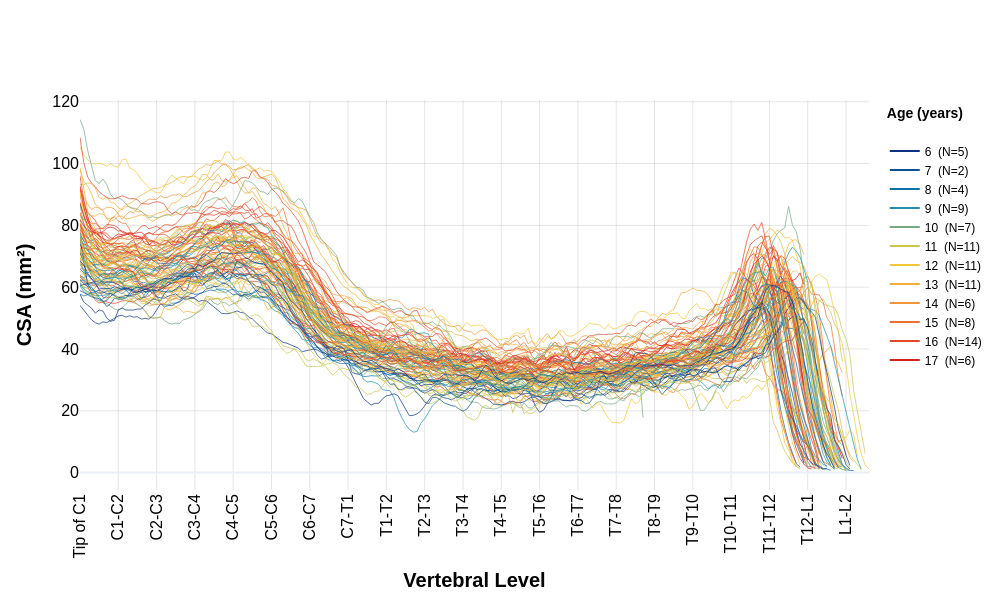
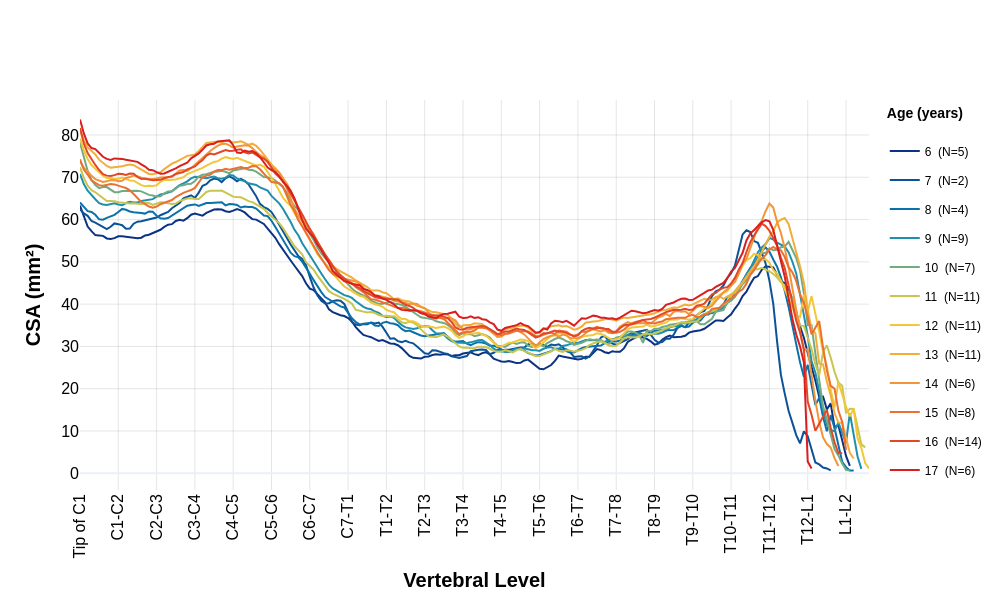

Write notebook code for charts like these, in order.
### Markdown cell above
##### 3.1.1 All participants

### Code cell
plot_morphometrics(interpolated_morphometrics_df, 'CSA','CSA (mm²)')
plot_average_morphometrics(interpolated_morphometrics_df, 'CSA','CSA (mm²)')

### Figure 1 — Plotly figure (JSON) as saved in the notebook; plotly's stock layout.template omitted (floating-point values rounded to 4 significant figures; data arrays with more than 128 entries replaced by an {"elided": "..."} marker saying what was removed)
{"data": [{"legendgroup": "17", "line": {"color": "rgb(217, 30, 30)", "width": 1}, "mode": "lines", "name": "17", "opacity": 0.7, "showlegend": false, "type": "scatter", "x": {"elided": "191 float values"}, "y": {"elided": "191 float values"}}, {"legendgroup": "15", "line": {"color": "rgb(235, 112, 49)", "width": 1}, "mode": "lines", "name": "15", "opacity": 0.7, "showlegend": false, "type": "scatter", "x": {"elided": "200 float values"}, "y": {"elided": "200 float values"}}, {"legendgroup": "15", "line": {"color": "rgb(235, 112, 49)", "width": 1}, "mode": "lines", "name": "15", "opacity": 0.7, "showlegend": false, "type": "scatter", "x": {"elided": "197 float values"}, "y": {"elided": "197 float values"}}, {"legendgroup": "16", "line": {"color": "rgb(226, 71, 39)", "width": 1}, "mode": "lines", "name": "16", "opacity": 0.7, "showlegend": false, "type": "scatter", "x": {"elided": "193 float values"}, "y": {"elided": "193 float values"}}, {"legendgroup": "13", "line": {"color": "rgb(242, 174, 56)", "width": 1}, "mode": "lines", "name": "13", "opacity": 0.7, "showlegend": false, "type": "scatter", "x": {"elided": "200 float values"}, "y": {"elided": "200 float values"}}, {"legendgroup": "14", "line": {"color": "rgb(242, 149, 56)", "width": 1}, "mode": "lines", "name": "14", "opacity": 0.7, "showlegend": false, "type": "scatter", "x": {"elided": "195 float values"}, "y": {"elided": "195 float values"}}, {"legendgroup": "14", "line": {"color": "rgb(242, 149, 56)", "width": 1}, "mode": "lines", "name": "14", "opacity": 0.7, "showlegend": false, "type": "scatter", "x": {"elided": "199 float values"}, "y": {"elided": "199 float values"}}, {"legendgroup": "17", "line": {"color": "rgb(217, 30, 30)", "width": 1}, "mode": "lines", "name": "17", "opacity": 0.7, "showlegend": false, "type": "scatter", "x": {"elided": "190 float values"}, "y": {"elided": "190 float values"}}, {"legendgroup": "14", "line": {"color": "rgb(242, 149, 56)", "width": 1}, "mode": "lines", "name": "14", "opacity": 0.7, "showlegend": false, "type": "scatter", "x": {"elided": "190 float values"}, "y": {"elided": "190 float values"}}, {"legendgroup": "14", "line": {"color": "rgb(242, 149, 56)", "width": 1}, "mode": "lines", "name": "14", "opacity": 0.7, "showlegend": false, "type": "scatter", "x": {"elided": "199 float values"}, "y": {"elided": "199 float values"}}, {"legendgroup": "13", "line": {"color": "rgb(242, 174, 56)", "width": 1}, "mode": "lines", "name": "13", "opacity": 0.7, "showlegend": false, "type": "scatter", "x": {"elided": "190 float values"}, "y": {"elided": "190 float values"}}, {"legendgroup": "15", "line": {"color": "rgb(235, 112, 49)", "width": 1}, "mode": "lines", "name": "15", "opacity": 0.7, "showlegend": false, "type": "scatter", "x": {"elided": "190 float values"}, "y": {"elided": "190 float values"}}, {"legendgroup": "12", "line": {"color": "rgb(242, 199, 56)", "width": 1}, "mode": "lines", "name": "12", "opacity": 0.7, "showlegend": false, "type": "scatter", "x": {"elided": "190 float values"}, "y": {"elided": "190 float values"}}, {"legendgroup": "9", "line": {"color": "rgb(31, 143, 174)", "width": 1}, "mode": "lines", "name": "9", "opacity": 0.7, "showlegend": false, "type": "scatter", "x": {"elided": "197 float values"}, "y": {"elided": "197 float values"}}, {"legendgroup": "16", "line": {"color": "rgb(226, 71, 39)", "width": 1}, "mode": "lines", "name": "16", "opacity": 0.7, "showlegend": false, "type": "scatter", "x": {"elided": "190 float values"}, "y": {"elided": "190 float values"}}, {"legendgroup": "17", "line": {"color": "rgb(217, 30, 30)", "width": 1}, "mode": "lines", "name": "17", "opacity": 0.7, "showlegend": false, "type": "scatter", "x": {"elided": "190 float values"}, "y": {"elided": "190 float values"}}, {"legendgroup": "12", "line": {"color": "rgb(242, 199, 56)", "width": 1}, "mode": "lines", "name": "12", "opacity": 0.7, "showlegend": false, "type": "scatter", "x": {"elided": "190 float values"}, "y": {"elided": "190 float values"}}, {"legendgroup": "16", "line": {"color": "rgb(226, 71, 39)", "width": 1}, "mode": "lines", "name": "16", "opacity": 0.7, "showlegend": false, "type": "scatter", "x": {"elided": "190 float values"}, "y": {"elided": "190 float values"}}, {"legendgroup": "10", "line": {"color": "rgb(115, 170, 127)", "width": 1}, "mode": "lines", "name": "10", "opacity": 0.7, "showlegend": false, "type": "scatter", "x": {"elided": "200 float values"}, "y": {"elided": "200 float values"}}, {"legendgroup": "11", "line": {"color": "rgb(200, 197, 80)", "width": 1}, "mode": "lines", "name": "11", "opacity": 0.7, "showlegend": false, "type": "scatter", "x": {"elided": "195 float values"}, "y": {"elided": "195 float values"}}, {"legendgroup": "13", "line": {"color": "rgb(242, 174, 56)", "width": 1}, "mode": "lines", "name": "13", "opacity": 0.7, "showlegend": false, "type": "scatter", "x": {"elided": "190 float values"}, "y": {"elided": "190 float values"}}, {"legendgroup": "11", "line": {"color": "rgb(200, 197, 80)", "width": 1}, "mode": "lines", "name": "11", "opacity": 0.7, "showlegend": false, "type": "scatter", "x": {"elided": "202 float values"}, "y": {"elided": "202 float values"}}, {"legendgroup": "10", "line": {"color": "rgb(115, 170, 127)", "width": 1}, "mode": "lines", "name": "10", "opacity": 0.7, "showlegend": false, "type": "scatter", "x": {"elided": "202 float values"}, "y": {"elided": "202 float values"}}, {"legendgroup": "16", "line": {"color": "rgb(226, 71, 39)", "width": 1}, "mode": "lines", "name": "16", "opacity": 0.7, "showlegend": false, "type": "scatter", "x": {"elided": "190 float values"}, "y": {"elided": "190 float values"}}, {"legendgroup": "15", "line": {"color": "rgb(235, 112, 49)", "width": 1}, "mode": "lines", "name": "15", "opacity": 0.7, "showlegend": false, "type": "scatter", "x": {"elided": "200 float values"}, "y": {"elided": "200 float values"}}, {"legendgroup": "17", "line": {"color": "rgb(217, 30, 30)", "width": 1}, "mode": "lines", "name": "17", "opacity": 0.7, "showlegend": false, "type": "scatter", "x": {"elided": "190 float values"}, "y": {"elided": "190 float values"}}, {"legendgroup": "14", "line": {"color": "rgb(242, 149, 56)", "width": 1}, "mode": "lines", "name": "14", "opacity": 0.7, "showlegend": false, "type": "scatter", "x": {"elided": "190 float values"}, "y": {"elided": "190 float values"}}, {"legendgroup": "11", "line": {"color": "rgb(200, 197, 80)", "width": 1}, "mode": "lines", "name": "11", "opacity": 0.7, "showlegend": false, "type": "scatter", "x": {"elided": "199 float values"}, "y": {"elided": "199 float values"}}, {"legendgroup": "10", "line": {"color": "rgb(115, 170, 127)", "width": 1}, "mode": "lines", "name": "10", "opacity": 0.7, "showlegend": false, "type": "scatter", "x": {"elided": "198 float values"}, "y": {"elided": "198 float values"}}, {"legendgroup": "7", "line": {"color": "rgb(11, 82, 151)", "width": 1}, "mode": "lines", "name": "7", "opacity": 0.7, "showlegend": false, "type": "scatter", "x": {"elided": "189 float values"}, "y": {"elided": "189 float values"}}, {"legendgroup": "15", "line": {"color": "rgb(235, 112, 49)", "width": 1}, "mode": "lines", "name": "15", "opacity": 0.7, "showlegend": false, "type": "scatter", "x": {"elided": "192 float values"}, "y": {"elided": "192 float values"}}, {"legendgroup": "12", "line": {"color": "rgb(242, 199, 56)", "width": 1}, "mode": "lines", "name": "12", "opacity": 0.7, "showlegend": false, "type": "scatter", "x": {"elided": "189 float values"}, "y": {"elided": "189 float values"}}, {"legendgroup": "10", "line": {"color": "rgb(115, 170, 127)", "width": 1}, "mode": "lines", "name": "10", "opacity": 0.7, "showlegend": false, "type": "scatter", "x": {"elided": "148 float values"}, "y": {"elided": "148 float values"}}, {"legendgroup": "11", "line": {"color": "rgb(200, 197, 80)", "width": 1}, "mode": "lines", "name": "11", "opacity": 0.7, "showlegend": false, "type": "scatter", "x": {"elided": "206 float values"}, "y": {"elided": "206 float values"}}, {"legendgroup": "13", "line": {"color": "rgb(242, 174, 56)", "width": 1}, "mode": "lines", "name": "13", "opacity": 0.7, "showlegend": false, "type": "scatter", "x": {"elided": "194 float values"}, "y": {"elided": "194 float values"}}, {"legendgroup": "15", "line": {"color": "rgb(235, 112, 49)", "width": 1}, "mode": "lines", "name": "15", "opacity": 0.7, "showlegend": false, "type": "scatter", "x": {"elided": "201 float values"}, "y": {"elided": "201 float values"}}, {"legendgroup": "16", "line": {"color": "rgb(226, 71, 39)", "width": 1}, "mode": "lines", "name": "16", "opacity": 0.7, "showlegend": false, "type": "scatter", "x": {"elided": "194 float values"}, "y": {"elided": "194 float values"}}, {"legendgroup": "15", "line": {"color": "rgb(235, 112, 49)", "width": 1}, "mode": "lines", "name": "15", "opacity": 0.7, "showlegend": false, "type": "scatter", "x": {"elided": "200 float values"}, "y": {"elided": "200 float values"}}, {"legendgroup": "16", "line": {"color": "rgb(226, 71, 39)", "width": 1}, "mode": "lines", "name": "16", "opacity": 0.7, "showlegend": false, "type": "scatter", "x": {"elided": "188 float values"}, "y": {"elided": "188 float values"}}, {"legendgroup": "16", "line": {"color": "rgb(226, 71, 39)", "width": 1}, "mode": "lines", "name": "16", "opacity": 0.7, "showlegend": false, "type": "scatter", "x": {"elided": "195 float values"}, "y": {"elided": "195 float values"}}, {"legendgroup": "16", "line": {"color": "rgb(226, 71, 39)", "width": 1}, "mode": "lines", "name": "16", "opacity": 0.7, "showlegend": false, "type": "scatter", "x": {"elided": "194 float values"}, "y": {"elided": "194 float values"}}, {"legendgroup": "10", "line": {"color": "rgb(115, 170, 127)", "width": 1}, "mode": "lines", "name": "10", "opacity": 0.7, "showlegend": false, "type": "scatter", "x": [1.0, 1.1, 1.2, 1.3, 1.4, 1.5, 1.6, 1.7, 1.8, 1.9, 2.0, 2.1, 2.2, 2.3, 2.4, 2.5, 2.6, 2.7, 2.8, 2.9, 3.0, 3.1, 3.2, 3.3, 3.4, 3.5, 3.6, 3.7, 3.8, 3.9, 4.0, 4.1, 4.2, 4.3, 4.4, 4.5, 4.6, 4.7, 4.8, 4.9, 5.0, 5.1, 5.2, 5.3, 5.4, 5.5, 5.6, 5.7, 5.8, 5.9, 6.0, 6.1, 6.2, 6.3, 6.4, 6.5, 6.6, 6.7, 6.8, 6.9, 7.0, 7.1, 7.2, 7.3, 7.4, 7.5, 7.6, 7.7, 7.8, 7.9, 8.0, 8.1, 8.2, 8.3, 8.4, 8.5, 8.6, 8.7, 8.8, 8.9, 9.0, 9.1, 9.2, 9.3, 9.4, 9.5, 9.6, 9.7, 9.8, 9.9, 10.0, 10.1, 10.2, 10.3, 10.4, 10.5, 10.6, 10.7, 10.8, 10.9, 11.0, 11.1, 11.2, 11.3, 11.4, 11.5, 11.6, 11.7, 11.8, 11.9, 12.0, 12.1, 12.2, 12.3, 12.4, 12.5, 12.6, 12.7, 12.8, 12.9, 13.0], "y": [86.55, 80.15, 76.3, 73.7, 72.45, 71.55, 71.52, 71.31, 70.79, 70.11, 70.25, 70.71, 70.05, 68.98, 69.56, 70.2, 69.91, 69.67, 70.32, 69.81, 68.74, 68.5, 69.44, 70.1, 70.72, 70.32, 69.92, 70.53, 70.7, 71.03, 72.16, 73.17, 73.58, 73.88, 74.38, 75.88, 76.64, 76.58, 75.53, 74.92, 76.31, 76.84, 76.1, 75.14, 75.83, 76.3, 76.14, 75.32, 75.71, 76.56, 75.47, 74.56, 73.07, 71.86, 70.84, 68.74, 67.78, 66.61, 64.61, 61.71, 59.72, 57.67, 55.47, 54.38, 51.89, 49.64, 46.9, 46.02, 45.26, 44.35, 43.38, 42.07, 41.52, 40.51, 40.3, 40.24, 39.42, 40.88, 42.15, 45.25, 47.54, 48.89, 47.87, 46.69, 45.86, 44.97, 42.63, 40.33, 40.0, 38.08, 37.6, 37.5, 37.31, 36.95, 36.51, 35.84, 36.54, 35.7, 33.85, 33.13, 33.21, 34.91, 35.85, 36.1, 36.87, 38.46, 38.36, 36.68, 35.19, 33.58, 32.27, 31.39, 31.46, 30.93, 31.54, 32.51, 33.09, 31.59, 31.17, 30.08, 28.86]}, {"legendgroup": "12", "line": {"color": "rgb(242, 199, 56)", "width": 1}, "mode": "lines", "name": "12", "opacity": 0.7, "showlegend": false, "type": "scatter", "x": {"elided": "191 float values"}, "y": {"elided": "191 float values"}}, {"legendgroup": "12", "line": {"color": "rgb(242, 199, 56)", "width": 1}, "mode": "lines", "name": "12", "opacity": 0.7, "showlegend": false, "type": "scatter", "x": {"elided": "188 float values"}, "y": {"elided": "188 float values"}}, {"legendgroup": "13", "line": {"color": "rgb(242, 174, 56)", "width": 1}, "mode": "lines", "name": "13", "opacity": 0.7, "showlegend": false, "type": "scatter", "x": {"elided": "200 float values"}, "y": {"elided": "200 float values"}}, {"legendgroup": "12", "line": {"color": "rgb(242, 199, 56)", "width": 1}, "mode": "lines", "name": "12", "opacity": 0.7, "showlegend": false, "type": "scatter", "x": {"elided": "202 float values"}, "y": {"elided": "202 float values"}}, {"legendgroup": "9", "line": {"color": "rgb(31, 143, 174)", "width": 1}, "mode": "lines", "name": "9", "opacity": 0.7, "showlegend": false, "type": "scatter", "x": {"elided": "201 float values"}, "y": {"elided": "201 float values"}}, {"legendgroup": "6", "line": {"color": "rgb(12, 51, 131)", "width": 1}, "mode": "lines", "name": "6", "opacity": 0.7, "showlegend": false, "type": "scatter", "x": {"elided": "202 float values"}, "y": {"elided": "202 float values"}}, {"legendgroup": "9", "line": {"color": "rgb(31, 143, 174)", "width": 1}, "mode": "lines", "name": "9", "opacity": 0.7, "showlegend": false, "type": "scatter", "x": {"elided": "197 float values"}, "y": {"elided": "197 float values"}}, {"legendgroup": "14", "line": {"color": "rgb(242, 149, 56)", "width": 1}, "mode": "lines", "name": "14", "opacity": 0.7, "showlegend": false, "type": "scatter", "x": {"elided": "196 float values"}, "y": {"elided": "196 float values"}}, {"legendgroup": "12", "line": {"color": "rgb(242, 199, 56)", "width": 1}, "mode": "lines", "name": "12", "opacity": 0.7, "showlegend": false, "type": "scatter", "x": {"elided": "198 float values"}, "y": {"elided": "198 float values"}}, {"legendgroup": "13", "line": {"color": "rgb(242, 174, 56)", "width": 1}, "mode": "lines", "name": "13", "opacity": 0.7, "showlegend": false, "type": "scatter", "x": {"elided": "203 float values"}, "y": {"elided": "203 float values"}}, {"legendgroup": "9", "line": {"color": "rgb(31, 143, 174)", "width": 1}, "mode": "lines", "name": "9", "opacity": 0.7, "showlegend": false, "type": "scatter", "x": {"elided": "198 float values"}, "y": {"elided": "198 float values"}}, {"legendgroup": "6", "line": {"color": "rgb(12, 51, 131)", "width": 1}, "mode": "lines", "name": "6", "opacity": 0.7, "showlegend": false, "type": "scatter", "x": {"elided": "196 float values"}, "y": {"elided": "196 float values"}}, {"legendgroup": "17", "line": {"color": "rgb(217, 30, 30)", "width": 1}, "mode": "lines", "name": "17", "opacity": 0.7, "showlegend": false, "type": "scatter", "x": {"elided": "192 float values"}, "y": {"elided": "192 float values"}}, {"legendgroup": "13", "line": {"color": "rgb(242, 174, 56)", "width": 1}, "mode": "lines", "name": "13", "opacity": 0.7, "showlegend": false, "type": "scatter", "x": {"elided": "190 float values"}, "y": {"elided": "190 float values"}}, {"legendgroup": "16", "line": {"color": "rgb(226, 71, 39)", "width": 1}, "mode": "lines", "name": "16", "opacity": 0.7, "showlegend": false, "type": "scatter", "x": {"elided": "199 float values"}, "y": {"elided": "199 float values"}}, {"legendgroup": "12", "line": {"color": "rgb(242, 199, 56)", "width": 1}, "mode": "lines", "name": "12", "opacity": 0.7, "showlegend": false, "type": "scatter", "x": {"elided": "189 float values"}, "y": {"elided": "189 float values"}}, {"legendgroup": "12", "line": {"color": "rgb(242, 199, 56)", "width": 1}, "mode": "lines", "name": "12", "opacity": 0.7, "showlegend": false, "type": "scatter", "x": {"elided": "207 float values"}, "y": {"elided": "207 float values"}}, {"legendgroup": "9", "line": {"color": "rgb(31, 143, 174)", "width": 1}, "mode": "lines", "name": "9", "opacity": 0.7, "showlegend": false, "type": "scatter", "x": {"elided": "205 float values"}, "y": {"elided": "205 float values"}}, {"legendgroup": "17", "line": {"color": "rgb(217, 30, 30)", "width": 1}, "mode": "lines", "name": "17", "opacity": 0.7, "showlegend": false, "type": "scatter", "x": {"elided": "190 float values"}, "y": {"elided": "190 float values"}}, {"legendgroup": "11", "line": {"color": "rgb(200, 197, 80)", "width": 1}, "mode": "lines", "name": "11", "opacity": 0.7, "showlegend": false, "type": "scatter", "x": {"elided": "189 float values"}, "y": {"elided": "189 float values"}}, {"legendgroup": "9", "line": {"color": "rgb(31, 143, 174)", "width": 1}, "mode": "lines", "name": "9", "opacity": 0.7, "showlegend": false, "type": "scatter", "x": {"elided": "201 float values"}, "y": {"elided": "201 float values"}}, {"legendgroup": "9", "line": {"color": "rgb(31, 143, 174)", "width": 1}, "mode": "lines", "name": "9", "opacity": 0.7, "showlegend": false, "type": "scatter", "x": {"elided": "198 float values"}, "y": {"elided": "198 float values"}}, {"legendgroup": "8", "line": {"color": "rgb(11, 113, 171)", "width": 1}, "mode": "lines", "name": "8", "opacity": 0.7, "showlegend": false, "type": "scatter", "x": {"elided": "203 float values"}, "y": {"elided": "203 float values"}}, {"legendgroup": "8", "line": {"color": "rgb(11, 113, 171)", "width": 1}, "mode": "lines", "name": "8", "opacity": 0.7, "showlegend": false, "type": "scatter", "x": {"elided": "196 float values"}, "y": {"elided": "196 float values"}}, {"legendgroup": "8", "line": {"color": "rgb(11, 113, 171)", "width": 1}, "mode": "lines", "name": "8", "opacity": 0.7, "showlegend": false, "type": "scatter", "x": {"elided": "190 float values"}, "y": {"elided": "190 float values"}}, {"legendgroup": "16", "line": {"color": "rgb(226, 71, 39)", "width": 1}, "mode": "lines", "name": "16", "opacity": 0.7, "showlegend": false, "type": "scatter", "x": {"elided": "200 float values"}, "y": {"elided": "200 float values"}}, {"legendgroup": "11", "line": {"color": "rgb(200, 197, 80)", "width": 1}, "mode": "lines", "name": "11", "opacity": 0.7, "showlegend": false, "type": "scatter", "x": {"elided": "205 float values"}, "y": {"elided": "205 float values"}}, {"legendgroup": "6", "line": {"color": "rgb(12, 51, 131)", "width": 1}, "mode": "lines", "name": "6", "opacity": 0.7, "showlegend": false, "type": "scatter", "x": {"elided": "202 float values"}, "y": {"elided": "202 float values"}}, {"legendgroup": "11", "line": {"color": "rgb(200, 197, 80)", "width": 1}, "mode": "lines", "name": "11", "opacity": 0.7, "showlegend": false, "type": "scatter", "x": {"elided": "194 float values"}, "y": {"elided": "194 float values"}}, {"legendgroup": "13", "line": {"color": "rgb(242, 174, 56)", "width": 1}, "mode": "lines", "name": "13", "opacity": 0.7, "showlegend": false, "type": "scatter", "x": {"elided": "199 float values"}, "y": {"elided": "199 float values"}}, {"legendgroup": "6", "line": {"color": "rgb(12, 51, 131)", "width": 1}, "mode": "lines", "name": "6", "opacity": 0.7, "showlegend": false, "type": "scatter", "x": {"elided": "194 float values"}, "y": {"elided": "194 float values"}}, {"legendgroup": "12", "line": {"color": "rgb(242, 199, 56)", "width": 1}, "mode": "lines", "name": "12", "opacity": 0.7, "showlegend": false, "type": "scatter", "x": {"elided": "204 float values"}, "y": {"elided": "204 float values"}}, {"legendgroup": "16", "line": {"color": "rgb(226, 71, 39)", "width": 1}, "mode": "lines", "name": "16", "opacity": 0.7, "showlegend": false, "type": "scatter", "x": {"elided": "193 float values"}, "y": {"elided": "193 float values"}}, {"legendgroup": "15", "line": {"color": "rgb(235, 112, 49)", "width": 1}, "mode": "lines", "name": "15", "opacity": 0.7, "showlegend": false, "type": "scatter", "x": {"elided": "193 float values"}, "y": {"elided": "193 float values"}}, {"legendgroup": "13", "line": {"color": "rgb(242, 174, 56)", "width": 1}, "mode": "lines", "name": "13", "opacity": 0.7, "showlegend": false, "type": "scatter", "x": {"elided": "192 float values"}, "y": {"elided": "192 float values"}}, {"legendgroup": "9", "line": {"color": "rgb(31, 143, 174)", "width": 1}, "mode": "lines", "name": "9", "opacity": 0.7, "showlegend": false, "type": "scatter", "x": {"elided": "192 float values"}, "y": {"elided": "192 float values"}}, {"legendgroup": "9", "line": {"color": "rgb(31, 143, 174)", "width": 1}, "mode": "lines", "name": "9", "opacity": 0.7, "showlegend": false, "type": "scatter", "x": {"elided": "196 float values"}, "y": {"elided": "196 float values"}}, {"legendgroup": "11", "line": {"color": "rgb(200, 197, 80)", "width": 1}, "mode": "lines", "name": "11", "opacity": 0.7, "showlegend": false, "type": "scatter", "x": {"elided": "194 float values"}, "y": {"elided": "194 float values"}}, {"legendgroup": "16", "line": {"color": "rgb(226, 71, 39)", "width": 1}, "mode": "lines", "name": "16", "opacity": 0.7, "showlegend": false, "type": "scatter", "x": {"elided": "193 float values"}, "y": {"elided": "193 float values"}}, {"legendgroup": "8", "line": {"color": "rgb(11, 113, 171)", "width": 1}, "mode": "lines", "name": "8", "opacity": 0.7, "showlegend": false, "type": "scatter", "x": {"elided": "193 float values"}, "y": {"elided": "193 float values"}}, {"legendgroup": "10", "line": {"color": "rgb(115, 170, 127)", "width": 1}, "mode": "lines", "name": "10", "opacity": 0.7, "showlegend": false, "type": "scatter", "x": {"elided": "200 float values"}, "y": {"elided": "200 float values"}}, {"legendgroup": "11", "line": {"color": "rgb(200, 197, 80)", "width": 1}, "mode": "lines", "name": "11", "opacity": 0.7, "showlegend": false, "type": "scatter", "x": {"elided": "200 float values"}, "y": {"elided": "200 float values"}}, {"legendgroup": "7", "line": {"color": "rgb(11, 82, 151)", "width": 1}, "mode": "lines", "name": "7", "opacity": 0.7, "showlegend": false, "type": "scatter", "x": {"elided": "197 float values"}, "y": {"elided": "197 float values"}}, {"legendgroup": "10", "line": {"color": "rgb(115, 170, 127)", "width": 1}, "mode": "lines", "name": "10", "opacity": 0.7, "showlegend": false, "type": "scatter", "x": {"elided": "191 float values"}, "y": {"elided": "191 float values"}}, {"legendgroup": "11", "line": {"color": "rgb(200, 197, 80)", "width": 1}, "mode": "lines", "name": "11", "opacity": 0.7, "showlegend": false, "type": "scatter", "x": {"elided": "201 float values"}, "y": {"elided": "201 float values"}}, {"legendgroup": "12", "line": {"color": "rgb(242, 199, 56)", "width": 1}, "mode": "lines", "name": "12", "opacity": 0.7, "showlegend": false, "type": "scatter", "x": {"elided": "198 float values"}, "y": {"elided": "198 float values"}}, {"legendgroup": "11", "line": {"color": "rgb(200, 197, 80)", "width": 1}, "mode": "lines", "name": "11", "opacity": 0.7, "showlegend": false, "type": "scatter", "x": {"elided": "194 float values"}, "y": {"elided": "194 float values"}}, {"legendgroup": "16", "line": {"color": "rgb(226, 71, 39)", "width": 1}, "mode": "lines", "name": "16", "opacity": 0.7, "showlegend": false, "type": "scatter", "x": {"elided": "193 float values"}, "y": {"elided": "193 float values"}}, {"legendgroup": "16", "line": {"color": "rgb(226, 71, 39)", "width": 1}, "mode": "lines", "name": "16", "opacity": 0.7, "showlegend": false, "type": "scatter", "x": {"elided": "190 float values"}, "y": {"elided": "190 float values"}}, {"legendgroup": "13", "line": {"color": "rgb(242, 174, 56)", "width": 1}, "mode": "lines", "name": "13", "opacity": 0.7, "showlegend": false, "type": "scatter", "x": {"elided": "190 float values"}, "y": {"elided": "190 float values"}}, {"legendgroup": "13", "line": {"color": "rgb(242, 174, 56)", "width": 1}, "mode": "lines", "name": "13", "opacity": 0.7, "showlegend": false, "type": "scatter", "x": {"elided": "200 float values"}, "y": {"elided": "200 float values"}}, {"legendgroup": "6", "line": {"color": "rgb(12, 51, 131)", "width": 1}, "mode": "lines", "name": "6", "opacity": 0.7, "showlegend": false, "type": "scatter", "x": {"elided": "198 float values"}, "y": {"elided": "198 float values"}}, {"line": {"color": "rgb(12, 51, 131)", "width": 2}, "mode": "lines", "name": "6  (N=5)", "showlegend": true, "type": "scatter", "x": [null], "y": [null]}, {"line": {"color": "rgb(11, 82, 151)", "width": 2}, "mode": "lines", "name": "7  (N=2)", "showlegend": true, "type": "scatter", "x": [null], "y": [null]}, {"line": {"color": "rgb(11, 113, 171)", "width": 2}, "mode": "lines", "name": "8  (N=4)", "showlegend": true, "type": "scatter", "x": [null], "y": [null]}, {"line": {"color": "rgb(31, 143, 174)", "width": 2}, "mode": "lines", "name": "9  (N=9)", "showlegend": true, "type": "scatter", "x": [null], "y": [null]}, {"line": {"color": "rgb(115, 170, 127)", "width": 2}, "mode": "lines", "name": "10  (N=7)", "showlegend": true, "type": "scatter", "x": [null], "y": [null]}, {"line": {"color": "rgb(200, 197, 80)", "width": 2}, "mode": "lines", "name": "11  (N=11)", "showlegend": true, "type": "scatter", "x": [null], "y": [null]}, {"line": {"color": "rgb(242, 199, 56)", "width": 2}, "mode": "lines", "name": "12  (N=11)", "showlegend": true, "type": "scatter", "x": [null], "y": [null]}, {"line": {"color": "rgb(242, 174, 56)", "width": 2}, "mode": "lines", "name": "13  (N=11)", "showlegend": true, "type": "scatter", "x": [null], "y": [null]}, {"line": {"color": "rgb(242, 149, 56)", "width": 2}, "mode": "lines", "name": "14  (N=6)", "showlegend": true, "type": "scatter", "x": [null], "y": [null]}, {"line": {"color": "rgb(235, 112, 49)", "width": 2}, "mode": "lines", "name": "15  (N=8)", "showlegend": true, "type": "scatter", "x": [null], "y": [null]}, {"line": {"color": "rgb(226, 71, 39)", "width": 2}, "mode": "lines", "name": "16  (N=14)", "showlegend": true, "type": "scatter", "x": [null], "y": [null]}, {"line": {"color": "rgb(217, 30, 30)", "width": 2}, "mode": "lines", "name": "17  (N=6)", "showlegend": true, "type": "scatter", "x": [null], "y": [null]}], "layout": {"height": 600, "legend": {"font": {"color": "black", "family": "Arial", "size": 12}, "title": {"font": {"color": "black", "family": "Arial", "size": 14, "weight": "bold"}, "text": "Age (years)<br>"}}, "title": {"text": " "}, "width": 1000, "xaxis": {"gridcolor": "rgba(0, 0, 0, 0.1)", "tickangle": -90, "tickcolor": "black", "tickfont": {"color": "black", "family": "Arial", "size": 16}, "tickmode": "array", "ticktext": ["Tip of C1", "C1-C2", "C2-C3", "C3-C4", "C4-C5", "C5-C6", "C6-C7", "C7-T1", "T1-T2", "T2-T3", "T3-T4", "T4-T5", "T5-T6", "T6-T7", "T7-T8", "T8-T9", "T9-T10", "T10-T11", "T11-T12", "T12-L1", "L1-L2"], "tickvals": [1, 2, 3, 4, 5, 6, 7, 8, 9, 10, 11, 12, 13, 14, 15, 16, 17, 18, 19, 20, 21], "title": {"font": {"color": "black", "family": "Arial", "size": 20, "weight": "bold"}, "text": "Vertebral Level"}}, "yaxis": {"gridcolor": "rgba(0, 0, 0, 0.1)", "tickcolor": "black", "tickfont": {"color": "black", "family": "Arial", "size": 16}, "title": {"font": {"color": "black", "family": "Arial", "size": 20, "weight": "bold"}, "text": "CSA (mm²)"}}}}

### Figure 2 — Plotly figure (JSON) as saved in the notebook; plotly's stock layout.template omitted (floating-point values rounded to 4 significant figures; data arrays with more than 128 entries replaced by an {"elided": "..."} marker saying what was removed)
{"data": [{"legendgroup": "Age 6", "line": {"color": "rgb(12, 51, 131)", "width": 2}, "marker": {"size": 6}, "mode": "lines", "name": "6  (N=5)", "type": "scatter", "x": {"elided": "202 float values"}, "y": {"elided": "202 float values"}}, {"legendgroup": "Age 7", "line": {"color": "rgb(11, 82, 151)", "width": 2}, "marker": {"size": 6}, "mode": "lines", "name": "7  (N=2)", "type": "scatter", "x": {"elided": "197 float values"}, "y": {"elided": "197 float values"}}, {"legendgroup": "Age 8", "line": {"color": "rgb(11, 113, 171)", "width": 2}, "marker": {"size": 6}, "mode": "lines", "name": "8  (N=4)", "type": "scatter", "x": {"elided": "203 float values"}, "y": {"elided": "203 float values"}}, {"legendgroup": "Age 9", "line": {"color": "rgb(31, 143, 174)", "width": 2}, "marker": {"size": 6}, "mode": "lines", "name": "9  (N=9)", "type": "scatter", "x": {"elided": "205 float values"}, "y": {"elided": "205 float values"}}, {"legendgroup": "Age 10", "line": {"color": "rgb(115, 170, 127)", "width": 2}, "marker": {"size": 6}, "mode": "lines", "name": "10  (N=7)", "type": "scatter", "x": {"elided": "202 float values"}, "y": {"elided": "202 float values"}}, {"legendgroup": "Age 11", "line": {"color": "rgb(200, 197, 80)", "width": 2}, "marker": {"size": 6}, "mode": "lines", "name": "11  (N=11)", "type": "scatter", "x": {"elided": "206 float values"}, "y": {"elided": "206 float values"}}, {"legendgroup": "Age 12", "line": {"color": "rgb(242, 199, 56)", "width": 2}, "marker": {"size": 6}, "mode": "lines", "name": "12  (N=11)", "type": "scatter", "x": {"elided": "207 float values"}, "y": {"elided": "207 float values"}}, {"legendgroup": "Age 13", "line": {"color": "rgb(242, 174, 56)", "width": 2}, "marker": {"size": 6}, "mode": "lines", "name": "13  (N=11)", "type": "scatter", "x": {"elided": "203 float values"}, "y": {"elided": "203 float values"}}, {"legendgroup": "Age 14", "line": {"color": "rgb(242, 149, 56)", "width": 2}, "marker": {"size": 6}, "mode": "lines", "name": "14  (N=6)", "type": "scatter", "x": {"elided": "199 float values"}, "y": {"elided": "199 float values"}}, {"legendgroup": "Age 15", "line": {"color": "rgb(235, 112, 49)", "width": 2}, "marker": {"size": 6}, "mode": "lines", "name": "15  (N=8)", "type": "scatter", "x": {"elided": "201 float values"}, "y": {"elided": "201 float values"}}, {"legendgroup": "Age 16", "line": {"color": "rgb(226, 71, 39)", "width": 2}, "marker": {"size": 6}, "mode": "lines", "name": "16  (N=14)", "type": "scatter", "x": {"elided": "200 float values"}, "y": {"elided": "200 float values"}}, {"legendgroup": "Age 17", "line": {"color": "rgb(217, 30, 30)", "width": 2}, "marker": {"size": 6}, "mode": "lines", "name": "17  (N=6)", "type": "scatter", "x": {"elided": "192 float values"}, "y": {"elided": "192 float values"}}], "layout": {"height": 600, "legend": {"font": {"color": "black", "family": "Arial", "size": 12}, "title": {"font": {"color": "black", "family": "Arial", "size": 14, "weight": "bold"}, "text": "Age (years)<br>"}}, "title": {"text": " "}, "width": 1000, "xaxis": {"gridcolor": "rgba(0, 0, 0, 0.1)", "tickangle": -90, "tickcolor": "black", "tickfont": {"color": "black", "family": "Arial", "size": 16}, "tickmode": "array", "ticktext": ["Tip of C1", "C1-C2", "C2-C3", "C3-C4", "C4-C5", "C5-C6", "C6-C7", "C7-T1", "T1-T2", "T2-T3", "T3-T4", "T4-T5", "T5-T6", "T6-T7", "T7-T8", "T8-T9", "T9-T10", "T10-T11", "T11-T12", "T12-L1", "L1-L2"], "tickvals": [1, 2, 3, 4, 5, 6, 7, 8, 9, 10, 11, 12, 13, 14, 15, 16, 17, 18, 19, 20, 21], "title": {"font": {"color": "black", "family": "Arial", "size": 20, "weight": "bold"}, "text": "Vertebral Level"}}, "yaxis": {"gridcolor": "rgba(0, 0, 0, 0.1)", "tickcolor": "black", "tickfont": {"color": "black", "family": "Arial", "size": 16}, "title": {"font": {"color": "black", "family": "Arial", "size": 20, "weight": "bold"}, "text": "CSA (mm²)"}}}}
